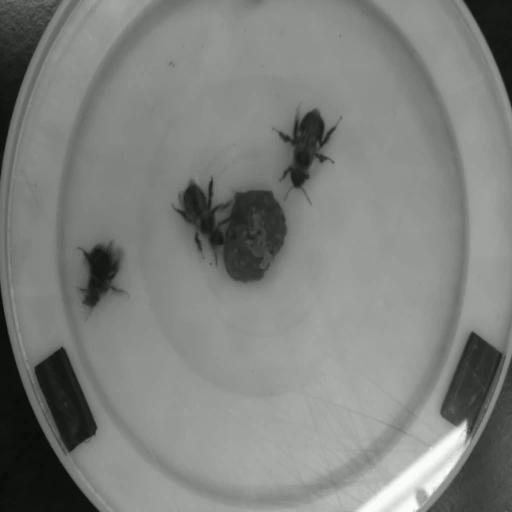
#> input picture frame 59 of bees/2024-10-25_1848.mp4, 1024 x 1024 px (shown at 1/2 size)
$ jupyter execute --allow-errors beeTracker_backsub.ipynb
#> lines starting #> are read from the running program, lines starting #| are printed output that depends on the picture; after the words box and inside, x2 and y2 are one past the last pixel; in counts of white or black regions, pixels touching at a corner belong together
[cell 1]
import cv2 as cv
import numpy as np
import os
from matplotlib import pyplot as plt

[cell 2]
in1 = cv.VideoCapture('2024-10-25_1848.mp4')

[cell 3]
readIn,frame = in1.read()
#> frame is the input picture: shape (1024, 1024, 3); mean B, G, R 125.4, 128.4, 126.4

[cell 4]
frame.shape
#> Out = (1024, 1024, 3)

[cell 5]
temp = cv.cvtColor(frame,cv.COLOR_BGRA2GRAY)
#> (the rest of this cell did not finish here and is left out)

[cell 6]
tempIm = cv.cvtColor(frame,cv.COLOR_BGR2GRAY) >75
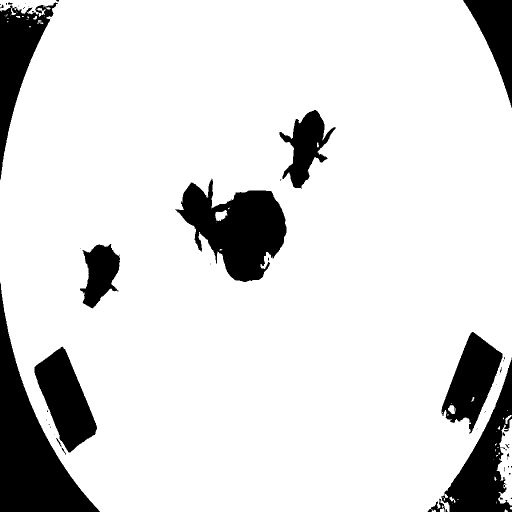
#> tempIm: shape (1024, 1024) bool (shown at 1/2 size); 86.7% white; 55 black regions (38 under 20 px), largest, box (x1, y1, x2, y2) and area: (0, 565, 200, 1024) 32403, (351, 357, 573, 564) 25600, (883, 715, 1024, 1024) 16749
tempIm2 = cv.cvtColor(frame,cv.COLOR_BGR2GRAY) < 200
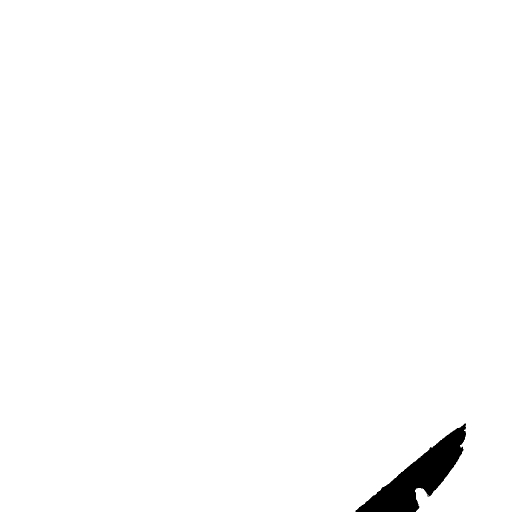
#> tempIm2: shape (1024, 1024) bool (shown at 1/2 size); 98.7% white; 1 black region, box (x1, y1, x2, y2) and area: (711, 847, 932, 1024) 13782
tempIm = tempIm*tempIm2
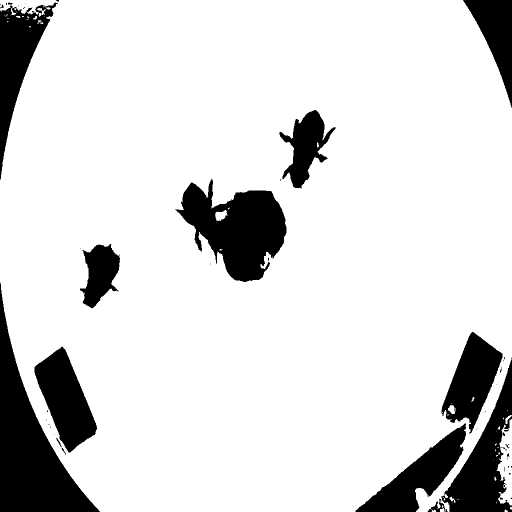
#> tempIm: shape (1024, 1024) bool (shown at 1/2 size); 85.4% white; 56 black regions (38 under 20 px), largest, box (x1, y1, x2, y2) and area: (0, 565, 200, 1024) 32403, (351, 357, 573, 564) 25600, (883, 715, 1024, 1024) 16749
binaryThreshold = (tempIm).astype(np.uint8)
plt.imshow(binaryThreshold,cmap=plt.cm.Grays)

$ run again, starting later in the video
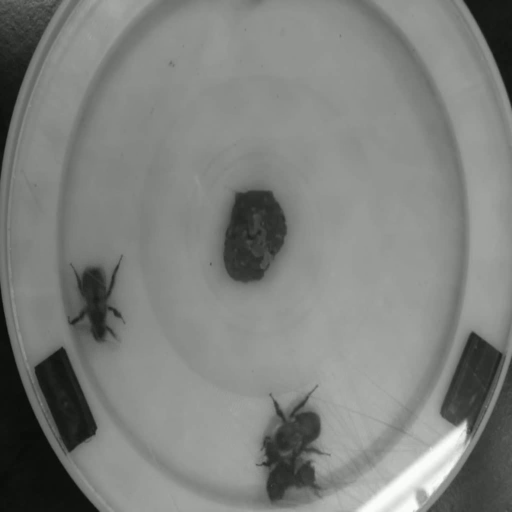
#> input picture frame 266 of bees/2024-10-25_1848.mp4, 1024 x 1024 px (shown at 1/2 size)
#> frame is the input picture: shape (1024, 1024, 3); mean B, G, R 125.5, 128.5, 126.5
#> `tempIm = cv.cvtColor(frame,cv.COLOR_BGR2GRAY) >75`:
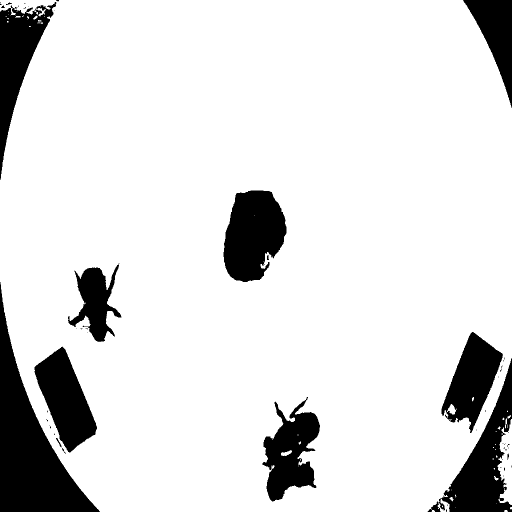
#> tempIm: shape (1024, 1024) bool (shown at 1/2 size); 86.8% white; 55 black regions (40 under 20 px), largest, box (x1, y1, x2, y2) and area: (0, 564, 200, 1024) 32394, (855, 716, 1024, 1024) 17267, (447, 381, 573, 564) 17103

$ run again, starting later in the video
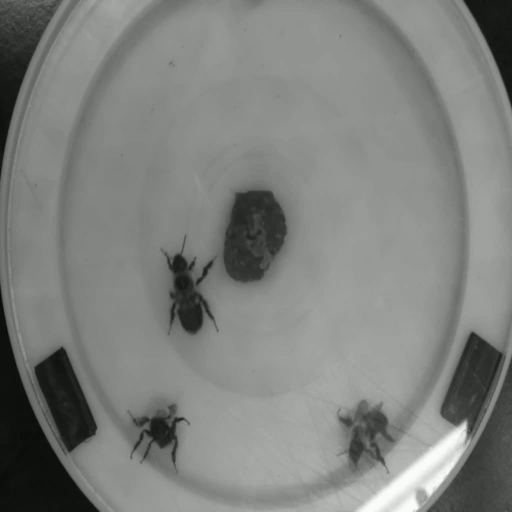
#> input picture frame 474 of bees/2024-10-25_1848.mp4, 1024 x 1024 px (shown at 1/2 size)
#> frame is the input picture: shape (1024, 1024, 3); mean B, G, R 125.7, 128.7, 126.7
#> `tempIm = cv.cvtColor(frame,cv.COLOR_BGR2GRAY) >75`:
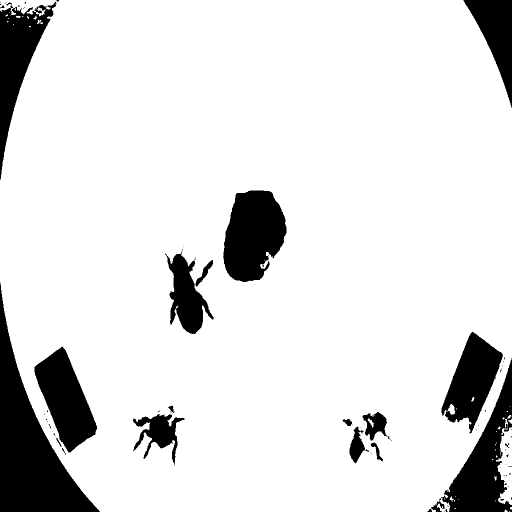
#> tempIm: shape (1024, 1024) bool (shown at 1/2 size); 87.3% white; 78 black regions (56 under 20 px), largest, box (x1, y1, x2, y2) and area: (0, 565, 200, 1024) 32398, (446, 381, 573, 564) 17217, (882, 716, 1024, 1024) 16761
#> tempIm2: shape (1024, 1024) bool; 98.7% white; 1 black region, box (x1, y1, x2, y2) and area: (712, 846, 932, 1024) 13688
